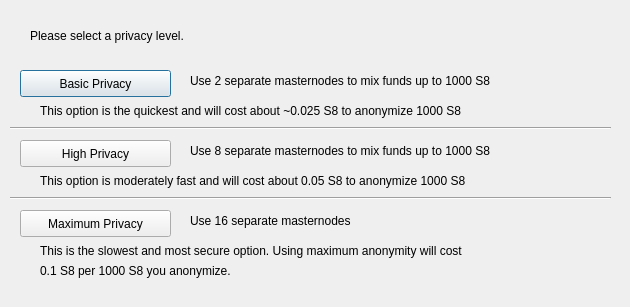
<?xml version="1.0" encoding="UTF-8"?>
<ui version="4.0">
 <class>DarksendConfig</class>
 <widget class="QDialog" name="DarksendConfig">
  <property name="geometry">
   <rect>
    <x>0</x>
    <y>0</y>
    <width>630</width>
    <height>307</height>
   </rect>
  </property>
  <property name="windowTitle">
   <string>Configure PrivateSend</string>
  </property>
  <widget class="QPushButton" name="buttonBasic">
   <property name="geometry">
    <rect>
     <x>20</x>
     <y>70</y>
     <width>151</width>
     <height>27</height>
    </rect>
   </property>
   <property name="text">
    <string>Basic Privacy</string>
   </property>
  </widget>
  <widget class="QPushButton" name="buttonHigh">
   <property name="geometry">
    <rect>
     <x>20</x>
     <y>140</y>
     <width>151</width>
     <height>27</height>
    </rect>
   </property>
   <property name="text">
    <string>High Privacy</string>
   </property>
  </widget>
  <widget class="QPushButton" name="buttonMax">
   <property name="geometry">
    <rect>
     <x>20</x>
     <y>210</y>
     <width>151</width>
     <height>27</height>
    </rect>
   </property>
   <property name="text">
    <string>Maximum Privacy</string>
   </property>
  </widget>
  <widget class="QLabel" name="label">
   <property name="geometry">
    <rect>
     <x>30</x>
     <y>20</y>
     <width>571</width>
     <height>31</height>
    </rect>
   </property>
   <property name="text">
    <string>Please select a privacy level.</string>
   </property>
  </widget>
  <widget class="QLabel" name="label_2">
   <property name="geometry">
    <rect>
     <x>190</x>
     <y>70</y>
     <width>421</width>
     <height>21</height>
    </rect>
   </property>
   <property name="text">
    <string>Use 2 separate masternodes to mix funds up to 1000 S8</string>
   </property>
  </widget>
  <widget class="QLabel" name="label_3">
   <property name="geometry">
    <rect>
     <x>190</x>
     <y>140</y>
     <width>411</width>
     <height>21</height>
    </rect>
   </property>
   <property name="text">
    <string>Use 8 separate masternodes to mix funds up to 1000 S8</string>
   </property>
  </widget>
  <widget class="QLabel" name="label_4">
   <property name="geometry">
    <rect>
     <x>190</x>
     <y>210</y>
     <width>421</width>
     <height>21</height>
    </rect>
   </property>
   <property name="text">
    <string>Use 16 separate masternodes</string>
   </property>
  </widget>
  <widget class="QLabel" name="label_6">
   <property name="geometry">
    <rect>
     <x>40</x>
     <y>100</y>
     <width>561</width>
     <height>21</height>
    </rect>
   </property>
   <property name="text">
    <string>This option is the quickest and will cost about ~0.025 S8 to anonymize 1000 S8</string>
   </property>
  </widget>
  <widget class="QLabel" name="label_7">
   <property name="geometry">
    <rect>
     <x>40</x>
     <y>170</y>
     <width>561</width>
     <height>21</height>
    </rect>
   </property>
   <property name="text">
    <string>This option is moderately fast and will cost about 0.05 S8 to anonymize 1000 S8</string>
   </property>
  </widget>
  <widget class="QLabel" name="label_8">
   <property name="geometry">
    <rect>
     <x>40</x>
     <y>240</y>
     <width>561</width>
     <height>21</height>
    </rect>
   </property>
   <property name="text">
    <string>This is the slowest and most secure option. Using maximum anonymity will cost</string>
   </property>
  </widget>
  <widget class="QLabel" name="label_9">
   <property name="geometry">
    <rect>
     <x>40</x>
     <y>260</y>
     <width>561</width>
     <height>21</height>
    </rect>
   </property>
   <property name="text">
    <string>0.1 S8 per 1000 S8 you anonymize.</string>
   </property>
  </widget>
  <widget class="Line" name="line">
   <property name="geometry">
    <rect>
     <x>10</x>
     <y>120</y>
     <width>601</width>
     <height>16</height>
    </rect>
   </property>
   <property name="orientation">
    <enum>Qt::Horizontal</enum>
   </property>
  </widget>
  <widget class="Line" name="line_2">
   <property name="geometry">
    <rect>
     <x>10</x>
     <y>190</y>
     <width>601</width>
     <height>16</height>
    </rect>
   </property>
   <property name="orientation">
    <enum>Qt::Horizontal</enum>
   </property>
  </widget>
 </widget>
 <resources/>
 <connections/>
</ui>
